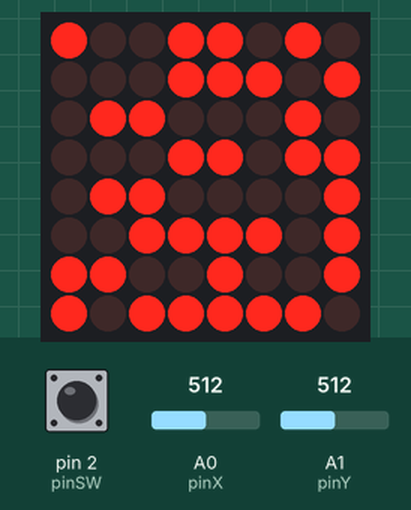
This sketch was run on a simulated Arduino Uno, built with avr-gcc and run on an emulated ATmega328P. Parts: 8×8 LED matrix. The inputs (shaded band) are chosen by the test bench; at power-on: A0 (pinX) = 512, A1 (pinY) = 512, pin 2 (pinSW) HIGH. Random numbers use the default seed unless the sketch sets one.

Above: at 0.61 s.
1.3 s: A0 (pinX) set to 290
At 3.01 s:
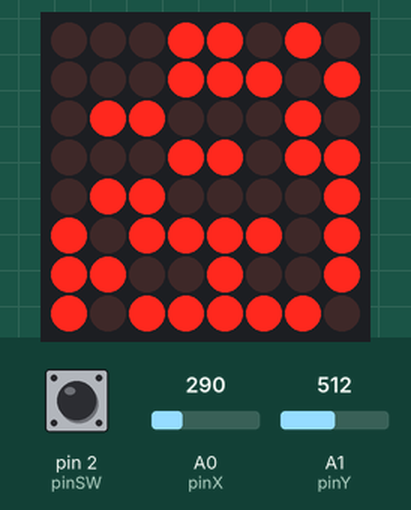
3.7 s: A0 (pinX) set to 810
At 4.66 s:
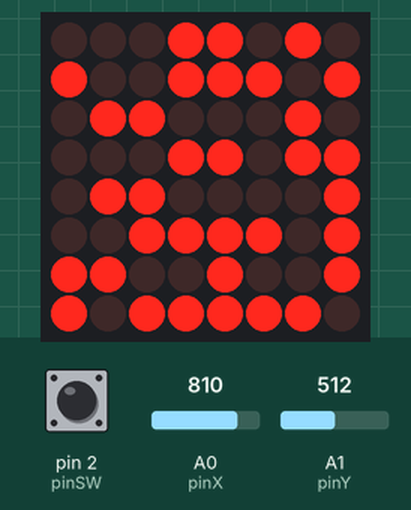
6.7 s: A1 (pinY) set to 810
At 7.81 s:
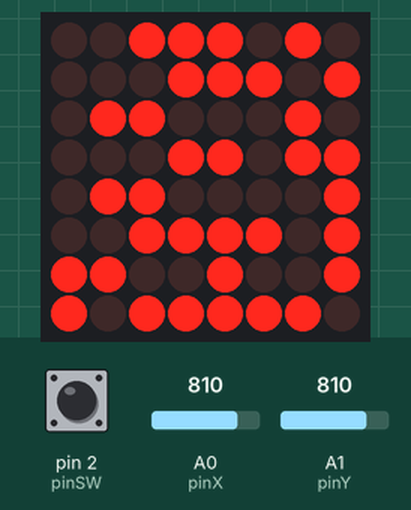
9.7 s: A0 (pinX) set to 311
11.5 s: A0 (pinX) set to 290
At 11.81 s:
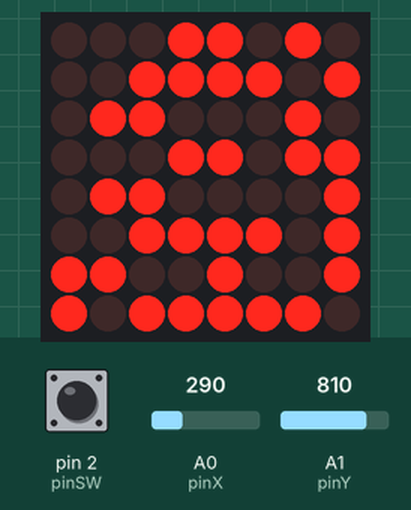
14.5 s: A0 (pinX) set to 788
16.3 s: A0 (pinX) set to 808
At 16.61 s:
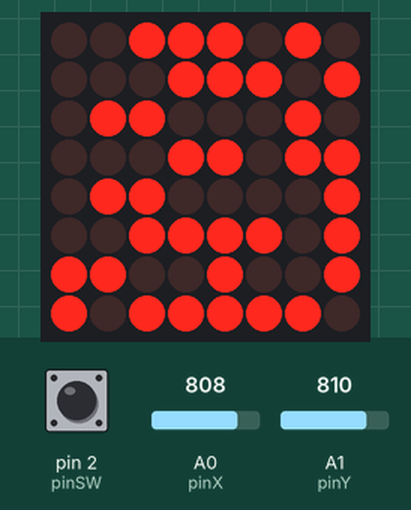
Timing chart, 0 to 19.3 s (numbered marks = the images above; inputs shaded):
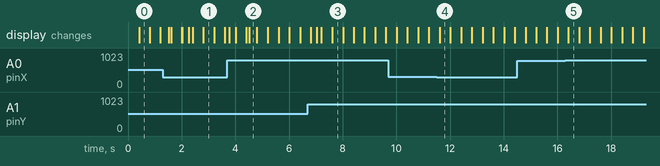

Measured:
- the behaviour switches between 300 and 299 on A0 (pinX) (found by bisection; images 3 and 4)
- the behaviour switches between 800 and 801 on A0 (pinX) (found by bisection; images 4 and 5)
- what the display in image 0 shows lasts 0.4 s, from 0.4 s to 0.8 s

The sketch:

Homework7.ino
```cpp
#include "LedControl.h" // need the library

// Pins for Joystick
const int pinSW = 2; // digital pin connected to switch output
const int pinX = A0; // A0 - analog pin connected to X output
const int pinY = A1; // A1 - analog pin connected to Y output

// Pins for LED Matrix
const byte dinPin = 12;
const byte clockPin = 11;
const byte loadPin = 10;

const byte matrixSize = 8;
byte matrixBrightness = 2;
bool matrixChanged = true;
const int wallPercentage = 50;  // Percentage of walls generated on the matrix

int matrix[matrixSize][matrixSize] = {};

// Constants for LED movement based on joystick values
const int thresholdLow = 300;
const int thresholdHigh = 800;

// Variables for joystick
int xValue = 0;
int yValue = 0;
int swState;

LedControl lc = LedControl(dinPin, clockPin, loadPin, 1); //DIN, CLK, LOAD, No. DRIVER

static int currentRow = 0;
static int currentCol = 0;
static int lastRow = 0;
static int lastCol = 0;

// Timing variables for movement updates
const int moveInterval = 250;
unsigned long lastMoved = 0;

long lastPlayerBlink = 0;
const int playerBlinkDelay = 400;
bool showPlayer = false;

// const int bombBlinkDelay = 100;
// const int detonationTime = 3000;
// unsigned long lastBombBlink = 0;
// static int bombRow = 0;
// static int bombCol = 0;

// bool bombPlanted = false;
// bool showBomb = false;

void setup() {
  pinMode(pinSW, INPUT_PULLUP);

  Serial.begin(9600);

  randomSeed(analogRead(A5));  // Seed random number generator
  generateWalls();

  lc.shutdown(0, false); // turn off power saving, enables display
  lc.setIntensity(0, matrixBrightness); // sets brightness (0~15 possible values)
  lc.clearDisplay(0);// clear screen

  matrix[currentRow][currentCol] = 1; // Turn on the initial LED position

}

void loop() {
  swState = digitalRead(pinSW);

  // if (swState == HIGH && !bombPlanted) {
  //   plantBomb();
  // }
  // if ((millis() - lastBombBlink >= detonationTime) && bombPlanted) {
  //   detonateBomb();
  // }

  if (millis() - lastMoved > moveInterval) {
    movePlayer();
    lastMoved = millis(); // Reset the movement timer
  }

  blinkPlayer();
//  blinkBomb();

  if (matrixChanged) {
    updateMatrixDisplay();
    matrixChanged = false;
  }

}

bool movePlayer() {
  xValue = analogRead(pinX);
  yValue = analogRead(pinY);
  lastRow = currentRow;
  lastCol = currentCol;

  // Move if within bounds and not a wall
  if (xValue < thresholdLow && currentRow < matrixSize - 1) {
    if (matrix[currentRow + 1][currentCol] != 1) {
      currentRow++;
    }
  } else if (xValue > thresholdHigh && currentRow > 0) {
    if (matrix[currentRow - 1][currentCol] != 1) {
      currentRow--;
    }
  } else if (yValue < thresholdLow && currentCol > 0) {
    if (matrix[currentRow][currentCol - 1] != 1) {
      currentCol--;
    }
  } else if (yValue > thresholdHigh && currentCol < matrixSize - 1) {
    if (matrix[currentRow][currentCol + 1] != 1) {
      currentCol++;
    }
  }

  if (currentRow != lastRow || currentCol != lastCol) {
    matrixChanged = true;
    matrix[lastRow][lastCol] = 0; // Turn off the LED at the last position
    matrix[currentRow][currentCol] = 1; // Turn on the LED at the new position
  }
}

// void plantBomb() {
//   bombPlanted = true;
//   lastBombBlink = millis();
//   bombRow = currentRow;
//   bombCol = currentCol;
//   matrix[bombRow][bombCol] = 2; // Set the bomb at the player's position

//   matrixChanged = true;
// }

// void detonateBomb() {
//   bombPlanted = false;
//   matrix[bombRow][bombCol] = 0; // Remove the bomb
//   matrixChanged = true;
// }

void generateWalls() {
  byte totalCells = matrixSize * matrixSize;
  byte wallsToGenerate = (totalCells * wallPercentage) / 100;

  // Generate walls randomly
  while (wallsToGenerate > 0) {
    byte x = random(0, matrixSize);
    byte y = random(0, matrixSize);
    // Serial.print('X');
    // Serial.println(x);

    if ((x >= 2 || y >= 2) && matrix[x][y] == 0) {
      matrix[x][y] = 1;  // 1 represents a wall
      wallsToGenerate--;
    }
  }
}

// void updateMatrixDisplay() {
//   for (int row = 0; row < matrixSize; row++) {
//     for (int col = 0; col < matrixSize; col++) {
//       if (row == currentRow && col == currentCol) {
//         lc.setLed(0, row, col, showPlayer); // Toggle LED at the player's position
//       } else {
//         lc.setLed(0, row, col, matrix[row][col]); // Update other LEDs normally
//       }
//     }
//   }
// }
void updateMatrixDisplay() {
  for (int row = 0; row < matrixSize; row++) {
    for (int col = 0; col < matrixSize; col++) {
      if (row == currentRow && col == currentCol) {
        lc.setLed(0, row, col, showPlayer); // Toggle LED at the player's position
      // } else if (matrix[row][col] == 2) {
      //   lc.setLed(0, row, col, showBomb); // Show the bomb if the player is not there
      } else {
        lc.setLed(0, row, col, matrix[row][col]); // Update other LEDs normally
      }
    }
  }
}

void blinkPlayer() {
  if (millis() - lastPlayerBlink >= playerBlinkDelay) {
    matrixChanged = true;
    showPlayer = !showPlayer;
    lastPlayerBlink = millis();
  }
}

// void blinkBomb() {
//   if (bombPlanted && (millis() - lastBombBlink >= bombBlinkDelay)) {
//     showBomb = !showBomb;
//     lastBombBlink = millis();
//     matrixChanged = true;
//   }
// }
```
